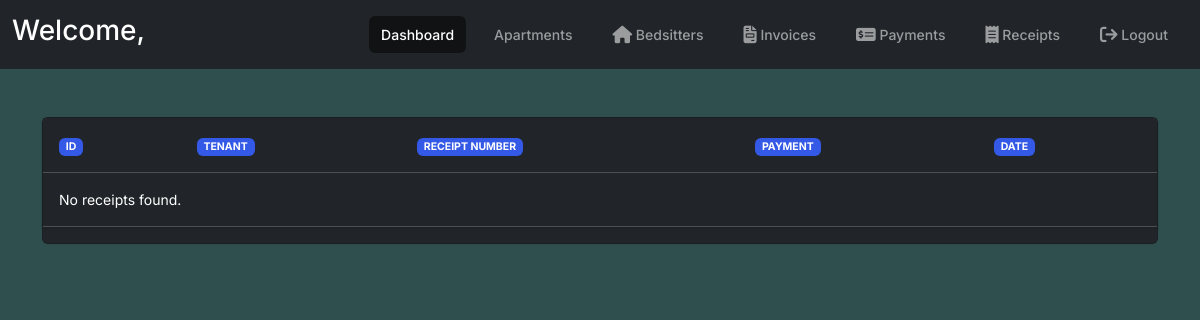
Page /receipts/ on the earlier database version.
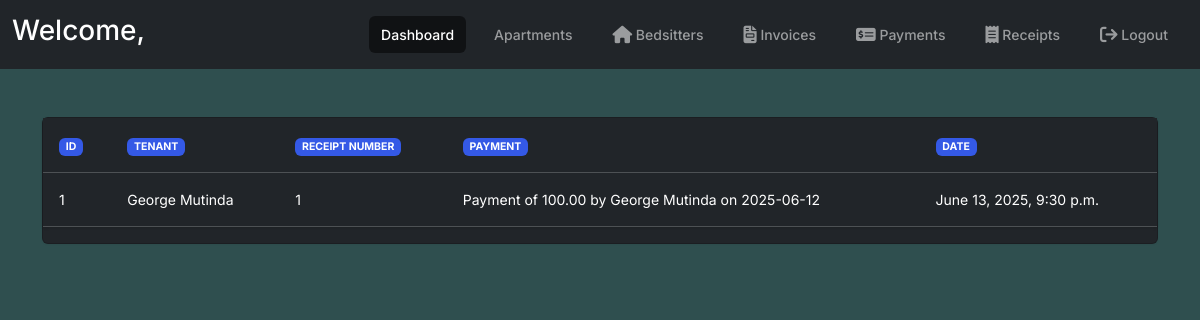
Same page on the later database version.
### portal/models.py (models this page shows, shortened)
class Receipt(models.Model):
    tenant = models.ForeignKey(TenantProfile, on_delete=models.CASCADE, null=True, blank=True)
    payment = models.OneToOneField(Payment, on_delete=models.CASCADE)
    receipt_number = models.CharField(max_length=50, unique=True)
    date_issued = models.DateTimeField(auto_now_add=True)
    class Meta:
        verbose_name_plural = "Receipts"

class TenantProfile(models.Model):
    user = models.OneToOneField(User, on_delete=models.CASCADE)
    bedsitter = models.OneToOneField(Bedsitter, on_delete=models.SET_NULL, null=True, blank=True)
    phone = models.CharField(max_length=255)
    apartment = models.OneToOneField(Apartment, on_delete=models.CASCADE, null=True, blank=True)
    def __str__(self):
        return self.user.get_full_name() or self.user.username
    class Meta:
        verbose_name = "Tenant Profile"
        verbose_name_plural = "Tenant Profiles"

class Payment(models.Model):
    tenant = models.ForeignKey(TenantProfile, on_delete=models.CASCADE)
    invoice = models.ForeignKey(Invoice, on_delete=models.CASCADE)
    amount = models.DecimalField(max_digits=10, decimal_places=2)
    date = models.DateTimeField(auto_now_add=True)
    def __str__(self):
        return f"Payment of {self.amount} by {self.tenant} on {self.date.strftime('%Y-%m-%d')}"
    class Meta:
        verbose_name_plural = "Payments"

### portal/views.py (the view)
# urls.py: path('receipts/', views.receipt_list, name='receipt_list'),
def receipt_list(request):
    receipts = Receipt.objects.all()
    return render(request, "portal/receipt_list.html", {"receipts": receipts})

### portal/templates/portal/receipt_list.html
{% extends "portal/base.html" %}
{% block content %}
<div class="card shadow bg-dark">
    <table class="table table-hover table-dark">
        <thead>
            <tr>
                <th><span class="badge bg-primary">ID</span></th>
                <th><span class="badge bg-primary">Tenant</span></th>
                <th><span class="badge bg-primary">Receipt Number</span></th>
                <th><span class="badge bg-primary">Payment</span></th>
                <th><span class="badge bg-primary">Date</span></th>
            </tr>
        </thead>
        <tbody>
            {% for receipt in receipts %}
            <tr>
                <td>{{ receipt.id }}</td>
                <td>{{ receipt.tenant }}</td>
                <td>{{ receipt.receipt_number }}</td>
                <td>{{ receipt.payment }}</td>
                <td>{{ receipt.date_issued }}</td>
            </tr>
            {% empty %}
            <tr>
                <td colspan="5">No receipts found.</td>
            </tr>
            {% endfor %}
        </tbody>
    </table>
</div>
{% endblock %}

Differences in the rows shown:
added Receipt: id "1", tenant "George Mutinda", receipt_number "1", payment "Payment of 100.00 by George Mutinda on 2025-06-12", date_issued "June 13, 2025, 9:30 p.m."
Other differences:
text no longer shown: "No receipts found."
